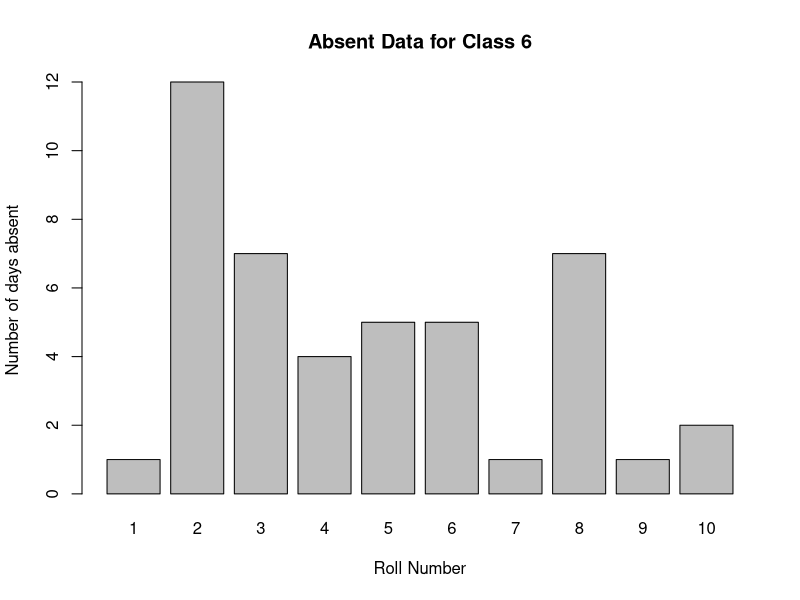
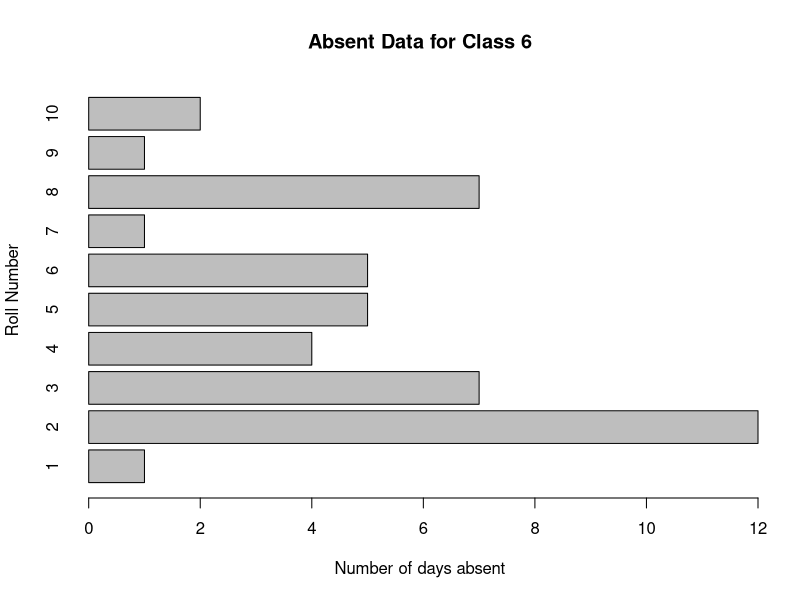
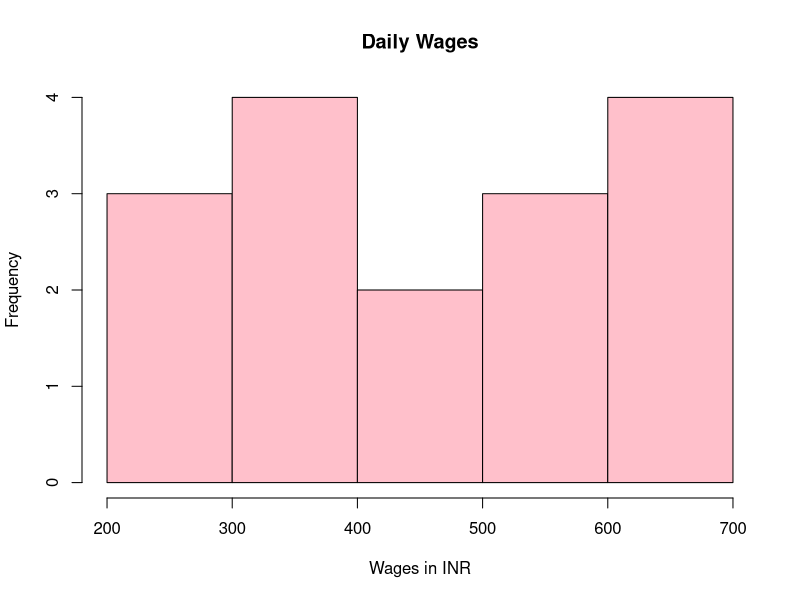

Write the R code that produced these figures, in order.
## ---- chunk 1

response.fact <- factor(c("yes", "yes", "no", "yes", "no"))
response.fact

# Get it in a table - number of yes and no is displayed
table(response.fact)

## ---- chunk 2

# Test the missing value

test.v <- c(1, 2, NA, 4, NaN, 6, 7)

# T for both NA and NaN
is.na(test.v)

# T for only NaN
is.nan(test.v)


## ---- chunk 3

frame.1 <- data.frame(serial = 1:5, occupancy = c(T, T, F, F, T), gender = c("M", "F", "F", "F", "M"), city = c("Kolkata", "Mumbai", "Delhi", "Chennai", "Bengaluru" ), connectivity = c("air", "air", "air", "road", "rail"))

frame.1


## ---- chunk 4

student.data <- read.csv("student.csv")

print(student.data)

# Getting the highest score i.e. a specific data
highest.score <- max(student.data$total_score)
print(highest.score)

# Getting the full record of highest score
ret.val <- subset(student.data, total_score == max(total_score))
print(ret.val)

# Getting the best attendance in class 5
best.attend.5 <- subset(student.data, days_absent == min(days_absent) & class == 5)
best.attend.5

## ---- chunk 5

absent.data <- student.data$days_absent
#barplot(absent.data.6)

absent.dataf.6 <- subset(student.data, days_absent & class == 6)
absent.dataf.6
barplot(absent.dataf.6$days_absent, main = "Absent Data for Class 6", xlab = "Roll Number", ylab = "Number of days absent", names.arg = c(absent.dataf.6$roll_number))


## ---- chunk 6

barplot(absent.dataf.6$days_absent, main = "Absent Data for Class 6", xlab = "Number of days absent", ylab = "Roll Number", names.arg = c(absent.dataf.6$roll_number), horiz = TRUE)

## ---- chunk 7

wages = c(400, 700, 200, 700, 400, 600, 500, 400, 500, 600, 700, 300, 600, 700, 400, 300)

hist(wages, main = "Daily Wages", xlab = "Wages in INR", ylab = "Frequency", col = "pink", freq = TRUE)

